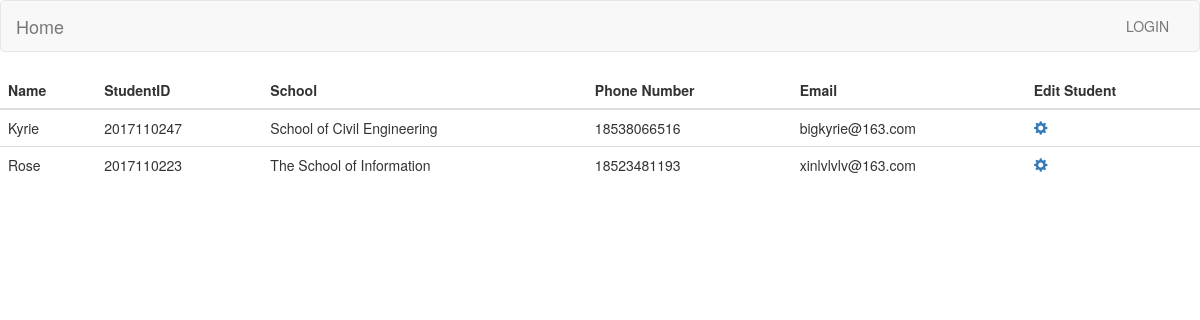
Screenshot of /check_users with the database file from the repository.
### app/models.py (models this page shows, shortened)
class User(UserMixin, db.Model):
    __tablename__ = 'users'
    id = db.Column(db.Integer, primary_key=True)
    name = db.Column(db.String(20), index=True)
    gender = db.Column(db.String(10), index=True)
    student_id = db.Column(db.String(10), index=True)
    phone_number = db.Column(db.String(11), index=True)
    department = db.Column(db.String(30), index=True)
    email = db.Column(db.String(30), index=True)
    password_hash = db.Column(db.String(60))
    confirmed = db.Column(db.Boolean, default=False)
    member_since = db.Column(db.DateTime(), default=datetime.utcnow)
    last_seen = db.Column(db.DateTime(), default=datetime.utcnow)
    role_id = db.Column(db.Integer, db.ForeignKey('roles.id'))
    module = db.relationship('User_Module',
                             foreign_keys=[User_Module.user_id],
                             backref=db.backref('user', lazy='joined'),
                             lazy='dynamic',
                             cascade='all, delete-orphan')
    @property
    def password(self):
        raise AttributeError('password is not a readable attribute')

### app/main/views.py (the view)
@main.route('/check_users', methods=['GET'])
def check_users():
    userss = User.query.all()
    users = []
    for u in userss:
        if u.email != '978633302@qq.com':
            users.append(u)
    return render_template('check_users.html',
                           users=users)

### app/auth/views.py (called while the page is built)
@auth.before_app_request
def before_request():
    if current_user.is_authenticated:
        current_user.ping()
        if not current_user.confirmed \
                and request.endpoint \
                and request.blueprint != 'auth' \
                and request.endpoint != 'static':
            return redirect(url_for('auth.unconfirmed'))

### app/main/__init__.py (called while the page is built)
@main.app_context_processor
def inject_permissions():
    return dict(Permission=Permission)

### app/models.py (called while the page is built)
    def is_administrator(self):
        return False

### app/templates/check_users.html
{% extends "base.html" %}
{% import "bootstrap/wtf.html" as wtf %}
{% block content %}
<table class="table">
    <thead>
      <tr>
        <th>Name</th>
        <th>StudentID</th>
        <th>School</th>
        <th>Phone Number</th>
        <th>Email</th>
        <th>Edit Student</th>
      </tr>
    </thead>
    <tbody>
    {% for user in users %}
    <tr>
      <td>{{user.name}}</td>
      <td>{{user.student_id}}</td>
      <td>{{user.department}}</td>
      <td>{{user.phone_number}}</td>
      <td>{{user.email}}</td>
      <td><a href="{{url_for('main.edit_user',id=user.id)}}"><span class="glyphicon glyphicon-cog"></span></a></td>
    </tr>
    {% endfor %}
  </tbody>
</table>
{% endblock %}

### rows the page displays
User: name "Kyrie", student_id "2017110247", department "School of Civil Engineering", phone_number "18538066516", email "bigkyrie@163.com"
User: name "Rose", student_id "2017110223", department "The School of Information", phone_number "18523481193", email "xinlvlvlv@163.com"
